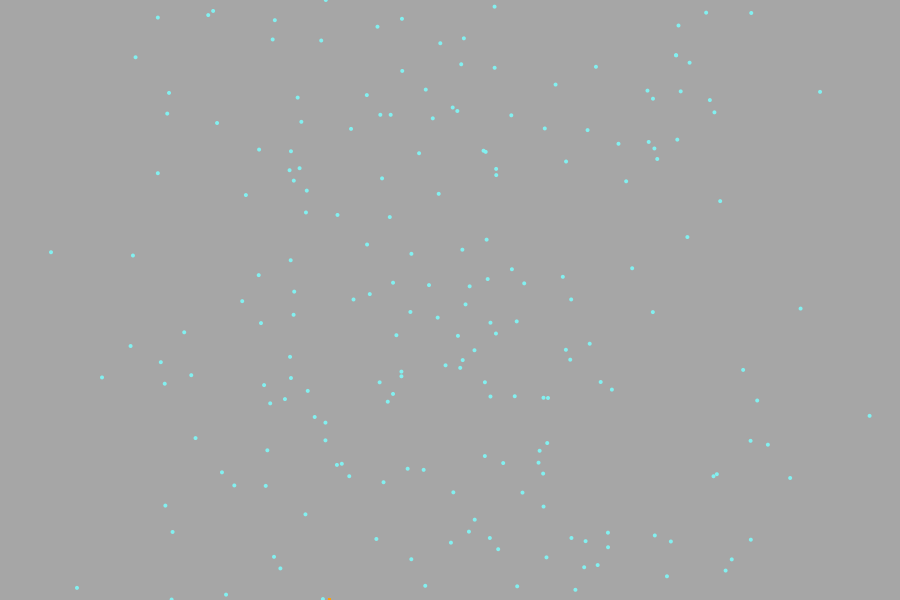
Frame 1 (no input)
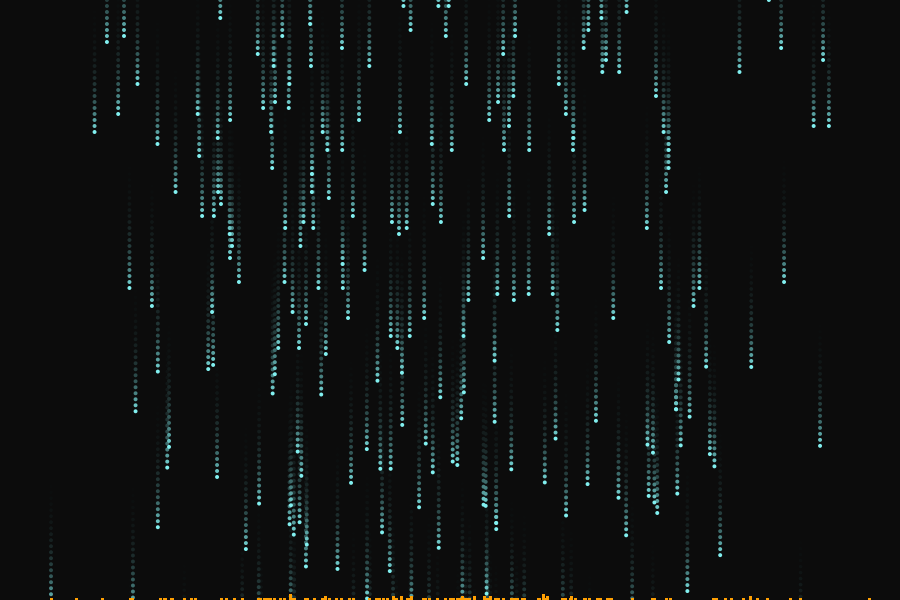
Frame 60 (the mouse pressed at the canvas centre just before this capture)
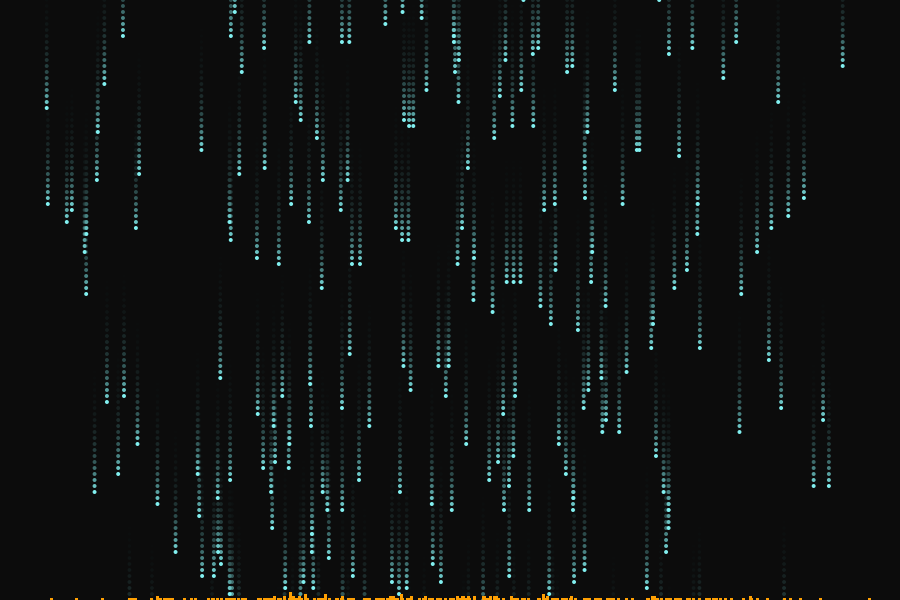
Frame 120 (the mouse held since frame 60 and released just before this capture)

The Processing sketch that drew these frames (run headless with seeded random() and noise(); from frame 60 on, the mouse is pressed at the canvas centre):

// Processing sketch: ej05_lluvia_composicion_doble
// ── ej05_lluvia_composicion_doble.pde
// Lluvia que cae menos mientras mas alejada se encuentra del centro de la pantalla
// Las coordenadas en las cuales cae la lluvia siguen una distribucion dada por componer 'random' consigo misma (ver el pdf)

ArrayList<Drop> drops = new ArrayList<Drop>();
Floor floor;

void setup() {
  size(900, 600);
  for (int i=0; i<200; i++) {
    Drop d = new Drop();
    drops.add(d);
  }
  noStroke();
  floor = new Floor();
}

void draw() {
  fill(10, 50);
  rect(0, 0, width, height);
  
  fill(130, 240, 240);
  for (int i=0; i<drops.size(); i++) {
    Drop d = drops.get(i);
    d.move();
    d.draw();
  }  
  floor.draw();
}

class Drop {
  float x, y;
  int size = 4;
  int speed = 6;
  
  Drop() {
    x = random(random(0, width/3), random(width*2/3, width));
    y = random(0, height);
  }

  void move() {
    y += speed;
    if (y > height) {
      floor.heights[int(x)] -= 2;
      x = random(random(0, width/3), random(width*2/3, width));
      y = 0;
    }
  }
  
  void draw() {
    ellipse(x, y, size, size);
  }
}

class Floor {
  float[] heights;

  Floor() {
    heights = new float[width];
    for (int x=0; x<width; x++) {
      heights[x] = height;
    }
  }

  void draw() {
    fill(255, 160, 3);
      for (int x=0; x<width; x++) {
        rect(x-1, heights[x], 3, height);
      }
  }  
}
